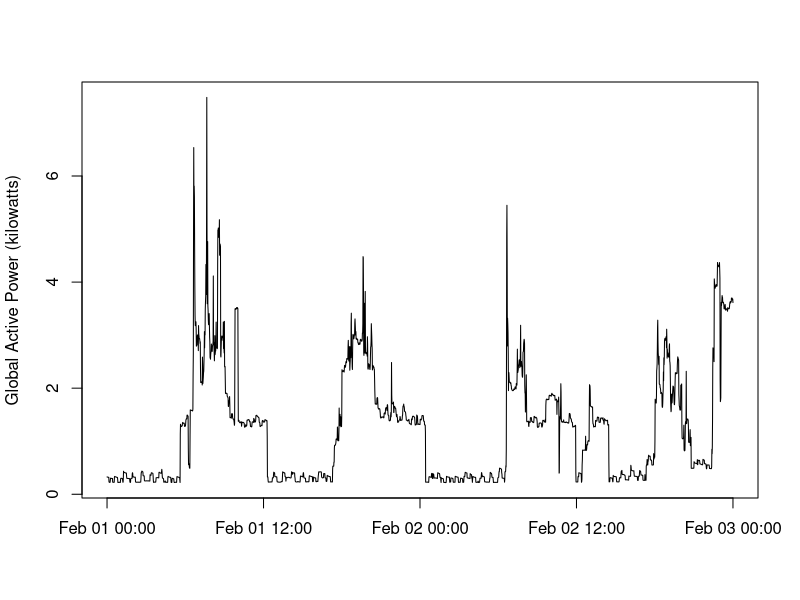

The R source for this figure:
#Set the working directory correctly
setwd("~/Desktop/RProjects/Coursera/ExploratoryDataAnalysis/Week1/ExData_Plotting1")
list.files()

# first load in the data from p2.rda
p2 <- read.csv(file='p2.csv')
with(p2, plot(as.POSIXct(p2$DateTime), p2$Global_active_power, type="l",
     xlab='', ylab='Global Active Power (kilowatts)') )

dev.copy ( png, 'plot2.png')
dev.off()
